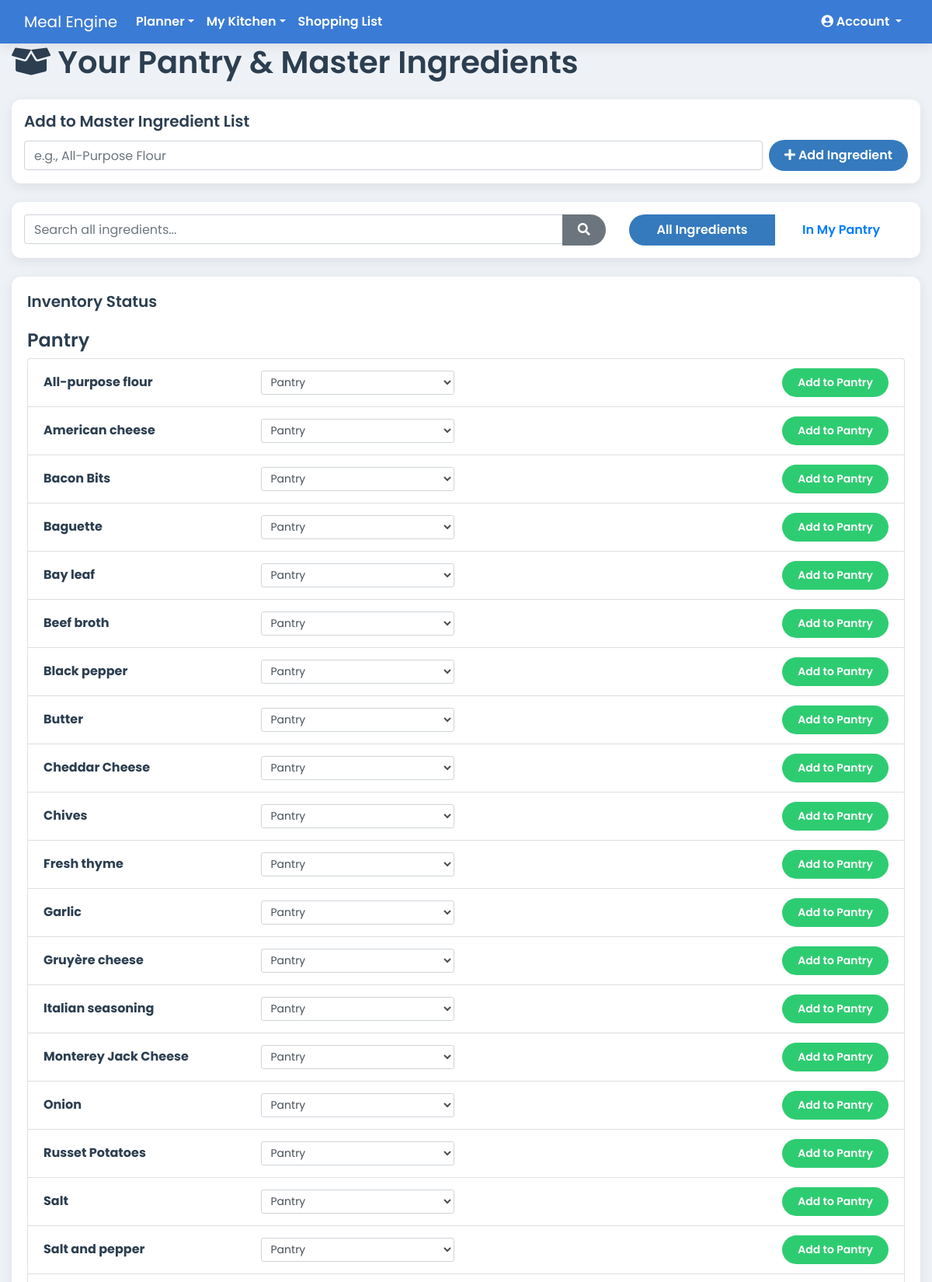
The app's page /ingredients (signed in, upper part) with its own data.
### app.py (models this page shows)
class Ingredient(db.Model):
    id = db.Column(db.Integer, primary_key=True)
    name = db.Column(db.String(100), nullable=False, unique=True)
    category = db.Column(db.String(50), nullable=True, default='Pantry')
    recipe_links = db.relationship('RecipeIngredient', backref='ingredient', lazy=True)
    pantry_items = db.relationship('PantryItem', backref='ingredient', lazy=True)

### app.py (the view, shortened to what this page needs)
@app.route('/ingredients', methods=['GET', 'POST'])
@login_required
def list_ingredients():
    query = request.args.get('query', '')
    stock_filter = request.args.get('filter', 'all')
    base_query = Ingredient.query
    if query: base_query = base_query.filter(Ingredient.name.ilike(f"%{query}%"))
    pantry_items = {item.ingredient_id: item for item in PantryItem.query.filter_by(household_id=current_user.household_id).all()}
    if stock_filter == 'in_pantry':
        ingredient_ids_in_pantry = pantry_items.keys()
        base_query = base_query.filter(Ingredient.id.in_(ingredient_ids_in_pantry))
    all_ingredients = base_query.order_by(Ingredient.category, Ingredient.name).all()
    ingredient_data = [{'ingredient': ing, 'pantry_item': pantry_items.get(ing.id)} for ing in all_ingredients]
    categories = ['Produce', 'Meat & Seafood', 'Dairy & Eggs', 'Pantry', 'Spices & Seasonings', 'Bakery', 'Frozen', 'Other']
    return render_template('ingredients.html', ingredient_data=ingredient_data, query=query, stock_filter=stock_filter, categories=categories)

### app.py (called while the page is built)
@app.context_processor
def inject_cache_buster():
    return dict(cache_buster=int(time.time()))

@app.before_request
def before_request():
    g.current_month_name = date.today().strftime('%B')

@login_manager.user_loader
def load_user(user_id):
    return db.session.get(User, int(user_id))

    @property
    def is_premium_or_elite(self):
        return self.subscription_plan in ['premium', 'elite']

### templates/ingredients.html (shortened to what this page needs)
{% extends 'base.html' %}
{% block content %}
  <div class="d-flex justify-content-between align-items-center mb-3">
    <h1><i class="fas fa-box-open"></i> Your Pantry & Master Ingredients</h1>
  </div>
  <div class="card p-3 mb-4">
    <h5 class="card-title">Add to Master Ingredient List</h5>
    <form method="POST" action="{{ url_for('list_ingredients') }}" class="form-inline">
        <div class="form-group flex-grow-1 mr-2">
            <input type="text" name="name" class="form-control w-100" placeholder="e.g., All-Purpose Flour" required>
        </div>
        <button type="submit" class="btn btn-primary"><i class="fas fa-plus"></i> Add Ingredient</button>
    </form>
  </div>
  <div class="card p-3 mb-4">
    <div class="row">
        <div class="col-md-8">
            <form method="GET" action="{{ url_for('list_ingredients') }}">
                <div class="input-group">
                    <input type="text" name="query" class="form-control" placeholder="Search all ingredients..." value="{{ query or '' }}">
                    <div class="input-group-append">
                        <button type="submit" class="btn btn-secondary"><i class="fas fa-search"></i></button>
                    </div>
                </div>
            </form>
        </div>
        <div class="col-md-4">
            <div class="btn-group w-100">
                <a href="{{ url_for('list_ingredients', filter='all', query=query) }}" class="btn {% if stock_filter == 'all' %}btn-primary{% else %}btn-outline-primary{% endif %}">All Ingredients</a>
                <a href="{{ url_for('list_ingredients', filter='in_pantry', query=query) }}" class="btn {% if stock_filter == 'in_pantry' %}btn-primary{% else %}btn-outline-primary{% endif %}">In My Pantry</a>
            </div>
        </div>
    </div>
  </div>
  <div class="card">
    <div class="card-body">
      <h5 class="card-title">Inventory Status</h5>
        {% for group in ingredient_data | groupby('ingredient.category') %}
            <h4 class="mt-4">{{ group.grouper or 'Uncategorized' }}</h4>
            <ul class="list-group">
                {% for data in group.list %}
                    <li class="list-group-item">
                        <div class="row align-items-center">
                            <div class="col-md-3"><strong>{{ data.ingredient.name }}</strong></div>
                            <div class="col-md-3">
                                <form action="{{ url_for('update_ingredient_category') }}" method="POST">
                                    <select name="category" class="form-control form-control-sm" onchange="this.form.submit()">
                                        {% for cat in categories %}
                                            <option value="{{ cat }}" {% if data.ingredient.category == cat %}selected{% endif %}>{{ cat }}</option>
                                        {% endfor %}
                                    </select>
                                </form>
                            </div>
                            {% if data.pantry_item %}
                                <div class="col-md-5">
                                    <form action="{{ url_for('update_pantry') }}" method="POST" class="form-inline">
                                        <input type="hidden" name="action" value="update_quantity">
                                        <input type="hidden" name="pantry_item_id" value="{{ data.pantry_item.id }}">
                                        <label for="quantity-{{data.pantry_item.id}}" class="sr-only">Quantity</label>
                                        <input type="number" id="quantity-{{data.pantry_item.id}}" name="quantity" class="form-control form-control-sm mr-2" value="{{ data.pantry_item.quantity }}" step="0.01" style="width: 100px;">
                                        <label for="unit-{{data.pantry_item.id}}" class="sr-only">Unit</label>
                                        <input type="text" id="unit-{{data.pantry_item.id}}" name="unit" class="form-control form-control-sm mr-2" value="{{ data.pantry_item.unit or '' }}" placeholder="Unit (e.g., lbs, cups)">
                                        <button type="submit" class="btn btn-sm btn-secondary ml-2">Update</button>
                                    </form>
                                </div>
                                <div class="col-md-1 text-right">
                                    <form action="{{ url_for('update_pantry') }}" method="POST" onsubmit="return confirm('Are you sure?');">
                                        <input type="hidden" name="action" value="delete"><input type="hidden" name="pantry_item_id" value="{{ data.pantry_item.id }}">
                                        <button type="submit" class="btn btn-sm btn-light" title="Remove from Pantry">×</button>
                                    </form>
                                </div>
                            {% else %}
                                <div class="col-md-6 text-right">
                                    <form action="{{ url_for('update_pantry') }}" method="POST">
                                        <button type="submit" class="btn btn-sm btn-success">Add to Pantry</button>
                                    </form>
                                </div>
                            {% endif %}
                        </div>
                    </li>
                {% endfor %}
            </ul>
        {% endfor %}
    </div>
  </div>
{% endblock %}

### static/css/style.css (style rules this page uses)
:root { --primary-blue: #3a7bd5; --secondary-blue: #357abd; --light-bg: #eef2f7; --card-bg: #ffffff; --text-dark: #2c3e50; --text-light: #5a6a7a; --danger-red: #e74c3c; --success-green: #2ecc71; --info-cyan: #1abc9c; --snack-teal: #20c997; --shadow: 0 4px 15px rgba(0, 0, 0, 0.08); }
body { font-family: 'Poppins', sans-serif; font-weight: 400; background-color: var(--light-bg); color: var(--text-dark); }
.btn { border-radius: 20px; padding: 8px 20px; border: none; font-weight: 600; transition: all 0.3s ease; }
.btn-primary { background-color: var(--secondary-blue); color: white; }
.btn-success { background-color: var(--success-green); }
h1, h2, h3, h4, h5 { color: var(--text-dark); font-weight: 600; }
.card, .jumbotron { background-color: var(--card-bg); border: none; border-radius: 12px; box-shadow: var(--shadow); }
.card { transition: transform 0.2s ease-in-out, box-shadow 0.2s ease-in-out; }

### records on screen
Ingredient: category "Pantry", ingredient.name "All-purpose flour", category "Pantry"
Ingredient: ingredient.name "American cheese"
Ingredient: ingredient.name "Bacon Bits"
Ingredient: ingredient.name "Baguette"
Ingredient: ingredient.name "Bay leaf"
Ingredient: ingredient.name "Beef broth"
Ingredient: ingredient.name "Black pepper"
Ingredient: ingredient.name "Butter"
Ingredient: ingredient.name "Cheddar Cheese"
Ingredient: ingredient.name "Chives"
Ingredient: ingredient.name "Fresh thyme"
Ingredient: ingredient.name "Garlic"
Ingredient: ingredient.name "Gruyère cheese"
Ingredient: ingredient.name "Italian seasoning"
Ingredient: ingredient.name "Monterey Jack Cheese"
Ingredient: ingredient.name "Onion"
Ingredient: ingredient.name "Russet Potatoes"
Ingredient: ingredient.name "Salt"
Ingredient: ingredient.name "Salt and pepper"

### other values on screen
form field category "Pantry"
